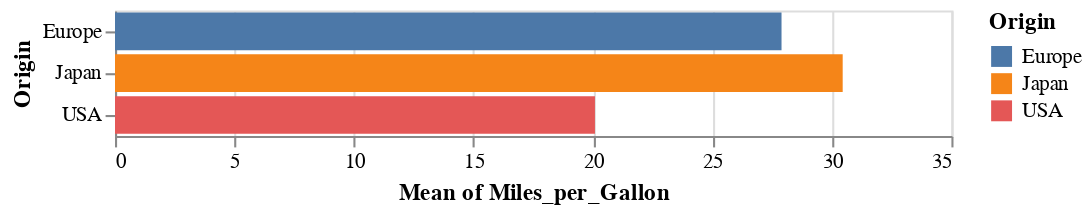

Notebook source saved alongside this figure:
### Code cell
# BAR PLOT

alt.Chart(cars).mark_bar().encode(x = 'mean(Miles_per_Gallon)', y = 'Origin', color = 'Origin').interactive()

### Figure 1 — Vega-Lite specification as saved in the notebook (floating-point values rounded to 4 significant figures; data arrays with more than 128 entries replaced by an {"elided": "..."} marker saying what was removed)
{"config": {"view": {"continuousWidth": 400, "continuousHeight": 300}}, "data": {"name": "data-f02450ab61490a1363517a0190416235"}, "mark": "bar", "encoding": {"color": {"type": "nominal", "field": "Origin"}, "x": {"type": "quantitative", "aggregate": "mean", "field": "Miles_per_Gallon"}, "y": {"type": "nominal", "field": "Origin"}}, "selection": {"selector002": {"type": "interval", "bind": "scales", "encodings": ["x", "y"]}}, "$schema": "https://vega.github.io/schema/vega-lite/v4.8.1.json", "datasets": {"data-f02450ab61490a1363517a0190416235": {"elided": "406 records"}}}
